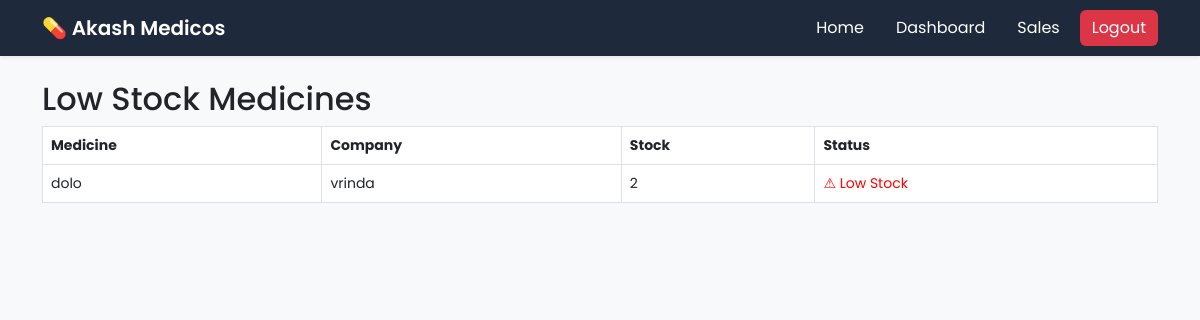
The app's page /reports/low_stock/ (signed in) with its own data.
### medicines/models.py (models this page shows, shortened)
class Medicine(models.Model):
    name = models.CharField(max_length=100)
    company = models.ForeignKey(Company, on_delete=models.CASCADE)
    price = models.FloatField()
    quantity = models.IntegerField()
    expiry_date = models.DateField()
    gst = models.FloatField(default=0)

class Company(models.Model):
    name = models.CharField(max_length=100)
    phone = models.CharField(max_length=15)
    address = models.TextField()

### medicines/views.py (the view)
# urls.py: path('reports/low_stock/', views.low_stock, name='low_stock'),
def low_stock (request):
    medicines = Medicine.objects.filter(quantity__lt=5)
    return render(request, 'reports/low_stock.html',{
        'medicines': medicines
    })

### templates/reports/low_stock.html
{% extends 'base.html' %}
{% block content %}
<h2>Low Stock Medicines</h2>
<table class="table table-bordered">
<tr>
<th>Medicine</th>
<th>Company</th>
<th>Stock</th>
<th>Status</th>
</tr>
{% for medicine in medicines %}
<tr>
<td>{{ medicine.name }}</td>
<td>{{ medicine.company.name }}</td>
<td>{{ medicine.quantity }}</td>
<td style="color:red;">⚠ Low Stock</td>
</tr>
{% empty %}
<tr>
<td colspan="4">No low stock medicines</td>
</tr>
{% endfor %}
</table>
{% endblock %}

### templates/base.html (style rules this page uses)
body { background: #f8f9fa; font-family: 'Poppins', sans-serif; }
.table th { font-size: 14px; }
.table td { font-size: 14px; }

### records on screen
Medicine: name "dolo", company.name "vrinda", quantity "2"
